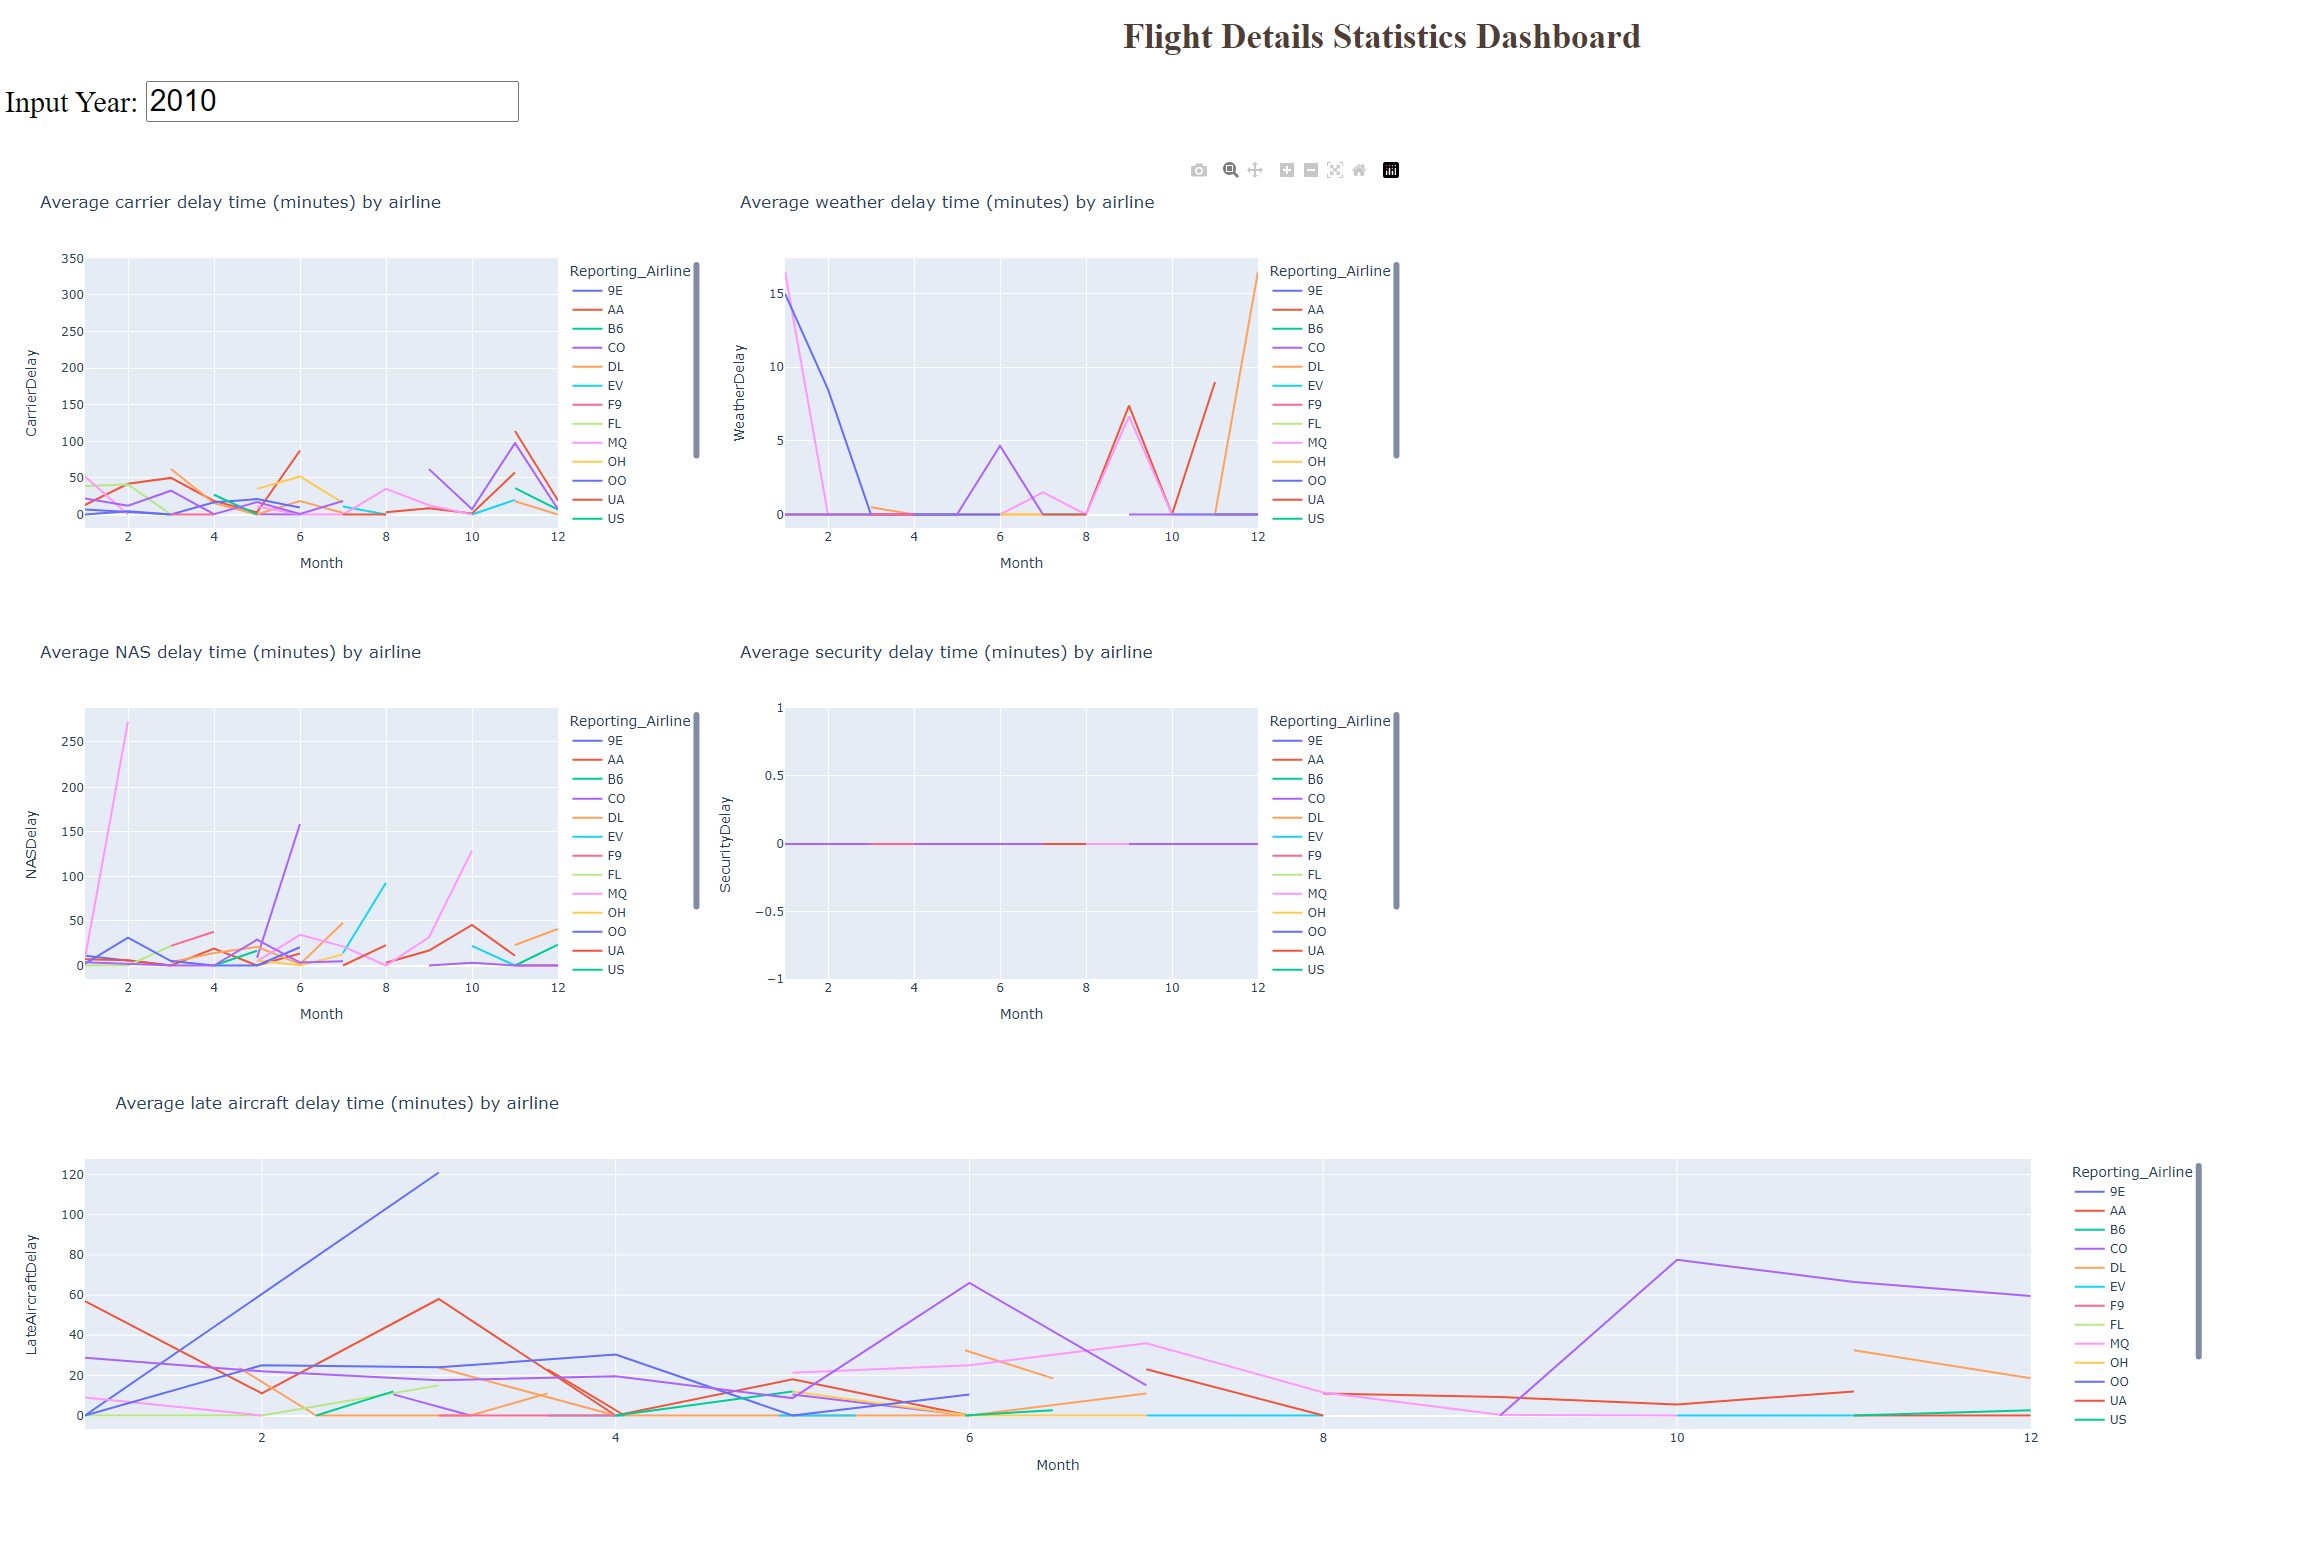

Write Python code to recreate this figure.
# Import required libraries
import pandas as pd
import plotly.graph_objects as go
from dash import Dash, html, dcc
from dash.dependencies import Input, Output
import plotly.express as px

# Read the airline data into pandas dataframe
airline_data =  pd.read_csv('https://cf-courses-data.s3.us.cloud-object-storage.appdomain.cloud/IBMDeveloperSkillsNetwork-DV0101EN-SkillsNetwork/Data%20Files/airline_data.csv', 
                            encoding = "ISO-8859-1",
                            dtype={'Div1Airport': str, 'Div1TailNum': str, 
                                   'Div2Airport': str, 'Div2TailNum': str})


# Create a dash application
app = Dash(__name__)

# Build dash app layout
app.layout = html.Div(children=[ html.H1("Flight Details Statistics Dashboard",
                                style={'textAlign': 'center', 'color': '#503D36',
                                'font-size': 35}),
                                html.Div(["Input Year: ", dcc.Input(id='input-year', value='2010', 
                                type='number', style={'height':'35px', 'font-size': 30}),],
                                style={'font-size': 30}),
                                html.Br(),
                                html.Br(), 
                                html.Div([
                                        html.Div(dcc.Graph(id='carrier-plot')),
                                        html.Div(dcc.Graph(id='weather-plot'))
                                ], style={'display': 'flex'}),
    
                                html.Div([
                                        html.Div(dcc.Graph(id='nas-plot')),
                                        html.Div(dcc.Graph(id='security-plot'))
                                ], style={'display': 'flex'}),
                                
                                html.Div(dcc.Graph(id='late-plot'), style={'width':'80%'})
                                ])     
                                

""" Compute_info function description

This function takes in airline data and selected year as an input and performs computation for creating charts and plots.

Arguments:
    airline_data: Input airline data.
    entered_year: Input year for which computation needs to be performed.
    
Returns:
    Computed average dataframes for carrier delay, weather delay, NAS delay, security delay, and late aircraft delay.

"""
def compute_info(airline_data, entered_year):
    # Select data
    df =  airline_data[airline_data['Year']==int(entered_year)]
    # Compute delay averages
    avg_car = df.groupby(['Month','Reporting_Airline'])['CarrierDelay'].mean().reset_index()
    avg_weather = df.groupby(['Month','Reporting_Airline'])['WeatherDelay'].mean().reset_index()
    avg_NAS = df.groupby(['Month','Reporting_Airline'])['NASDelay'].mean().reset_index()
    avg_sec = df.groupby(['Month','Reporting_Airline'])['SecurityDelay'].mean().reset_index()
    avg_late = df.groupby(['Month','Reporting_Airline'])['LateAircraftDelay'].mean().reset_index()
    return avg_car, avg_weather, avg_NAS, avg_sec, avg_late

# Callback decorator
@app.callback( [
               Output(component_id='carrier-plot', component_property='figure'),
               Output(component_id='weather-plot', component_property='figure'),
               Output(component_id='nas-plot', component_property='figure'),
               Output(component_id='security-plot', component_property='figure'),
               Output(component_id='late-plot', component_property='figure')
               ],
               Input(component_id='input-year', component_property='value'))
# Computation to callback function and return graph
def get_graph(entered_year):
    
    # Compute required information for creating graph from the data
    avg_car, avg_weather, avg_NAS, avg_sec, avg_late = compute_info(airline_data, entered_year)
            
    # Line plot for carrier delay
    carrier_fig = px.line(avg_car, x='Month', y='CarrierDelay', color='Reporting_Airline', title='Average carrier delay time (minutes) by airline')
    # Line plot for weather delay
    weather_fig = px.line(avg_weather, x='Month', y='WeatherDelay', color='Reporting_Airline', title='Average weather delay time (minutes) by airline')
    # Line plot for nas delay
    nas_fig = px.line(avg_NAS, x='Month', y='NASDelay', color='Reporting_Airline', title='Average NAS delay time (minutes) by airline')
    # Line plot for security delay
    sec_fig = px.line(avg_sec, x='Month', y='SecurityDelay', color='Reporting_Airline', title='Average security delay time (minutes) by airline')
    # Line plot for late aircraft delay
    late_fig = px.line(avg_late, x='Month', y='LateAircraftDelay', color='Reporting_Airline', title='Average late aircraft delay time (minutes) by airline')
            
    return[carrier_fig, weather_fig, nas_fig, sec_fig, late_fig]

# Run the app
if __name__ == '__main__':
    app.run_server(debug=True, port=6500)    
